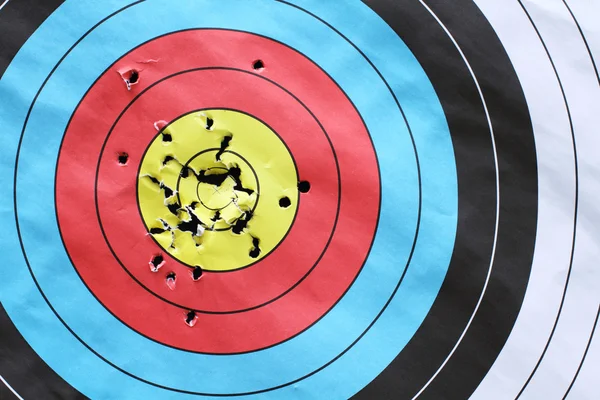
#> input picture targetReal.webp, 600 x 400 px
$ python vectoriser.py
#> lines starting #> are read from the running program, lines starting #| are printed output that depends on the picture; after the words box and inside, x2 and y2 are one past the last pixel; in counts of white or black regions, pixels touching at a corner belong together; long printed decimals are rounded
import cv2
import numpy

import os

import sys

import time


#Ensure that working directory= invoking directory
os.chdir(os.path.dirname(os.path.abspath(__file__)))


ImgPath="targetReal.webp"
ogImg=cv2.imread(ImgPath,cv2.IMREAD_COLOR)
#> ogImg is the input picture: shape (400, 600, 3); mean B, G, R 153.6, 144.2, 146.2
Img=cv2.resize(ogImg,(300,250))
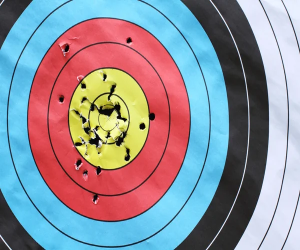
#> Img: shape (250, 300, 3); mean B, G, R 153.6, 144.1, 146.2
GreyScale = cv2.cvtColor(Img,cv2.COLOR_BGR2GRAY)
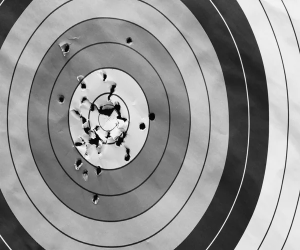
#> GreyScale: shape (250, 300); min 2, max 247, mean 145.8
imgCh=numpy.array(Img)

#show image for testing purposes
cv2.imshow("image",Img)
cv2.waitKey(0)


imgCh=GreyScale
cv2.imshow("1channel",imgCh)
cv2.waitKey(0)


def get_cont_key(contour):
    return 50/cv2.contourArea(contour)

def do_thresh(threshdiff:int):
#> called with threshdiff = 40
    contours=[]
    thresh = numpy.zeros(GreyScale.shape,numpy.uint8)
    thresh2=thresh.copy()
    VectImg = numpy.zeros_like(Img)
    for i in range(0,256,2):
        cv2.threshold(src=imgCh,dst=thresh,maxval=255,thresh=i+threshdiff,type=cv2.THRESH_BINARY_INV)
        cv2.imshow("thresh",thresh)
        #cv2.waitKey(0)
        cv2.threshold(src=imgCh,dst=thresh2,maxval=255,thresh=i,type=cv2.THRESH_BINARY_INV)
        cv2.imshow("thresh2",thresh2)
        #cv2.waitKey(0)
        thresh=thresh-thresh2
        cv2.imshow("thresh",thresh)
        #cv2.waitKey(0)


        cnt, _ =cv2.findContours(thresh, cv2.RETR_EXTERNAL, cv2.CHAIN_APPROX_SIMPLE)

        if len(cnt)>0:
            #contours.extend(cnt)
            for contour in cnt:
                if len(contour) > 2 and (cv2.contourArea(contour)>10):

                    contours.append(contour)


            #contours.extend(cnt)
            print(len(contours))

        VectImg = numpy.zeros_like(Img)
        cv2.drawContours(VectImg, cnt, -1, (255, 255, 255), 1)
        cv2.imshow("vector",VectImg)
#> this loop made 128 passes
#> pass 1, in do_thresh, `cv2.imshow("thresh",thresh)`:
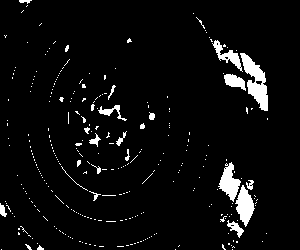
#> window 'thresh': shape (250, 300); 4.9% white; 289 white regions (265 under 20 px), largest, box (x1, y1, x2, y2) and area: (240, 53, 268, 111) 747, (235, 185, 255, 227) 459, (218, 162, 241, 202) 453
#> pass 1, in do_thresh, `cv2.imshow("vector",VectImg)`:
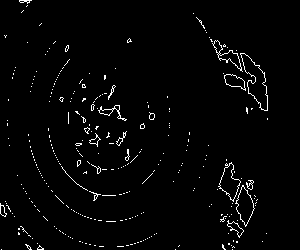
#> window 'vector': shape (250, 300, 3); 2.3% white in thin lines or dots, all inside (x1, y1, x2, y2) = (0, 0, 268, 250)
#> after the loop: VectImg: shape (250, 300, 3); every value is 0
#> after the loop: thresh2: shape (250, 300); every value is 255
#> after the loop, contours = 2017 contours, 385 with area under 20; largest, box (x1, y1, x2, y2) and area: (8, 0, 209, 246) 11284, (10, 0, 209, 246) 10389, (10, 0, 209, 246) 10341, (0, 0, 229, 250) 9408, (8, 0, 209, 246) 9147
        #cv2.waitKey(0)
    contours.sort(key=get_cont_key)
    return contours


#contours, _ = cv2.findContours(imgCh, cv2.RETR_EXTERNAL, cv2.CHAIN_APPROX_SIMPLE)
VectImg = numpy.zeros_like(Img)


contoursTrue=do_thresh(40)
#> contoursTrue has the same summary as contours in do_thresh

cv2.drawContours(VectImg, contoursTrue, -1, (255, 255, 255), 1)
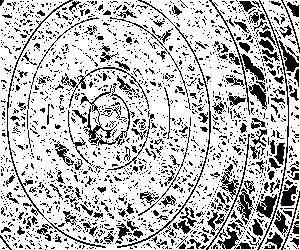
#> VectImg: shape (250, 300, 3); 74.1% white; black in thin lines or dots
cv2.imshow("vector",VectImg)
cv2.waitKey(0)

mask = numpy.zeros(GreyScale.shape,numpy.uint8)#creates an empy mask to fill contours
out  = numpy.zeros(Img.shape,numpy.uint8)#output stores average colour from each contour


def fillCont(contour:list):
    mask[...]=0 #Resets the mask every loop
    #cv2.fillConvexPoly(img=mask,points=contour[0],color=(255,255,255))
    cv2.drawContours(mask,contour,-1,255,thickness=cv2.FILLED)#Fills mask with white within borders for contour i
    cv2.imshow("mask",mask)#show mask for debugging
    #kernel=cv2.getStructuringElement(cv2.MORPH_ELLIPSE, (1,1))
    #mask2=cv2.morphologyEx(mask, cv2.MORPH_ERODE ,kernel)
    cv2.drawContours(out,contour,-1,cv2.mean(Img,mask),thickness=cv2.FILLED)
    #cv2.fillPoly(img=out,pts=contour,color=cv2.mean(Img,mask))
    print(cv2.mean(Img,mask))
    cv2.imshow("out",out)
    ####cv2.waitKey(0)
    print(i)
    pass

#for i in range(len(contoursFalse)):
#    fillCont([contoursFalse[i]])

for i in range(len(contoursTrue)):
    fillCont([contoursTrue[i]])
#> this loop made 2017 passes
#> (printed output is left out)
#> pass 1, in fillCont, `cv2.imshow("mask",mask)#show mask for debugging`:
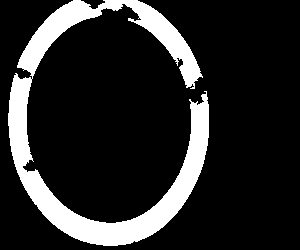
#> window 'mask': shape (250, 300); 15.9% white; 1 white region, box (x1, y1, x2, y2) and area: (8, 0, 209, 246) 11962
cv2.imshow("out",out)
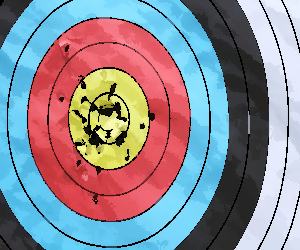
#> window 'out': shape (250, 300, 3); mean B, G, R 148, 138.8, 141.3


print(f"-------------------\nFinal size check:\n  OG IMAGE: {sys.getsizeof(Img)}\n  NEW VECTOR IMG: {sys.getsizeof(contoursTrue)}")#+sys.getsizeof(contoursFalse)}")

# [12 lines of commented-out code are left out]
cv2.imshow("vector",VectImg)

cv2.waitKey(0)
time.sleep(3)
cv2.waitKey(0)

$ run again, with face.jpg saved as targetReal.webp
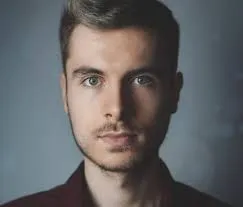
#> input picture face.jpg, 243 x 207 px
#> ogImg is the input picture: shape (207, 243, 3); mean B, G, R 100.2, 99.1, 99.5
#> the loop in do_thresh, `for i in range(0,256,2):` made 128 passes
#> pass 1, in do_thresh, `cv2.imshow("thresh",thresh)`:
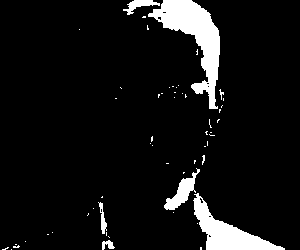
#> window 'thresh': shape (250, 300); 7.6% white; 55 white regions (48 under 20 px), largest, box (x1, y1, x2, y2) and area: (148, 0, 220, 109) 2789, (193, 193, 285, 250) 1788, (164, 168, 200, 210) 515
#> after the loop in do_thresh, `for i in range(0,256,2):`: contours = 629 contours, 95 with area under 20; largest, box (x1, y1, x2, y2) and area: (0, 0, 180, 250) 26521, (0, 0, 180, 250) 25496, (0, 17, 177, 250) 25254, (0, 0, 180, 250) 24654, (0, 20, 176, 250) 23876
#> contoursTrue has the same summary as contours in do_thresh
#> the loop `for i in range(len(contoursTrue)):` made 629 passes
#| (131.695, 133.538, 137.417, 0.0)
#| 0
#| (130.576, 132.739, 137.286, 0.0)
#| 1
#| (138.573, 140.149, 143.334, 0.0)
#| 2
#> (further printed lines are left out)
#> `cv2.imshow("out",out)`:
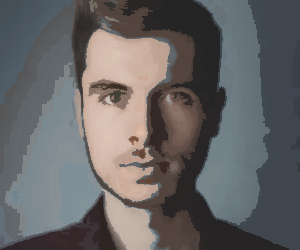
#> window 'out': shape (250, 300, 3); mean B, G, R 100.7, 100.3, 101.6

$ run again, with fireRB.jpg saved as targetReal.webp
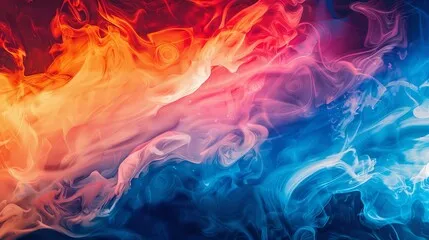
#> input picture fireRB.jpg, 429 x 240 px
#> ogImg is the input picture: shape (240, 429, 3); mean B, G, R 118.3, 97, 129.4
#> the loop in do_thresh, `for i in range(0,256,2):` made 128 passes
#> pass 1, in do_thresh, `cv2.imshow("thresh",thresh)`:
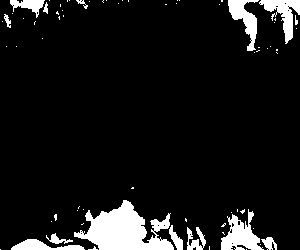
#> window 'thresh': shape (250, 300); 8.9% white; 70 white regions (57 under 20 px), largest, box (x1, y1, x2, y2) and area: (74, 200, 174, 250) 2743, (221, 209, 264, 250) 881, (259, 0, 300, 44) 712
#> after the loop in do_thresh, `for i in range(0,256,2):`: contours = 2510 contours, 636 with area under 20; largest, box (x1, y1, x2, y2) and area: (0, 10, 219, 207) 16862, (0, 8, 220, 208) 16260, (0, 8, 220, 208) 15986, (0, 10, 220, 207) 15776, (0, 7, 220, 209) 15468
#> contoursTrue has the same summary as contours in do_thresh
#> the loop `for i in range(len(contoursTrue)):` made 2510 passes
#| (114.834, 142.125, 237.544, 0.0)
#| 0
#| (111.048, 136.287, 234.938, 0.0)
#| 1
#| (111.384, 134.190, 234.253, 0.0)
#| 2
#> (further printed lines are left out)
#> `cv2.imshow("out",out)`:
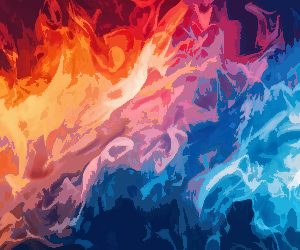
#> window 'out': shape (250, 300, 3); mean B, G, R 116.2, 95.5, 129.1
